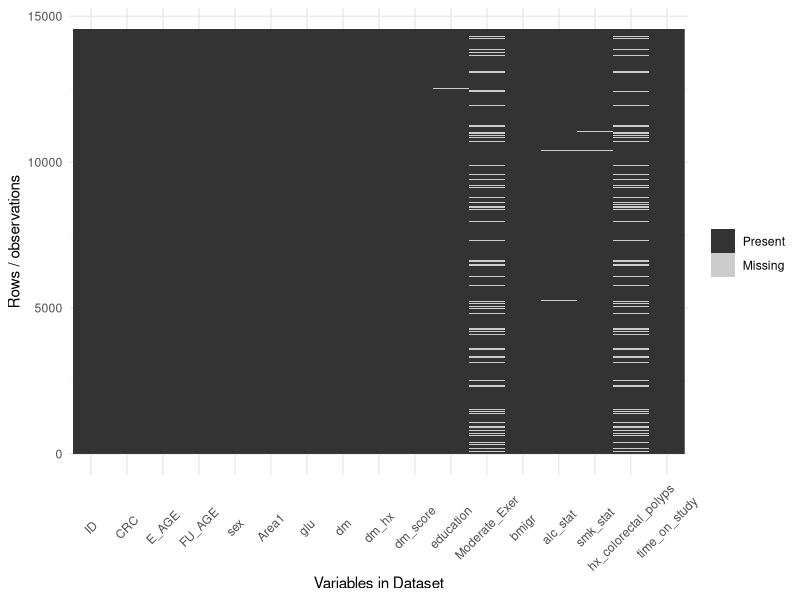
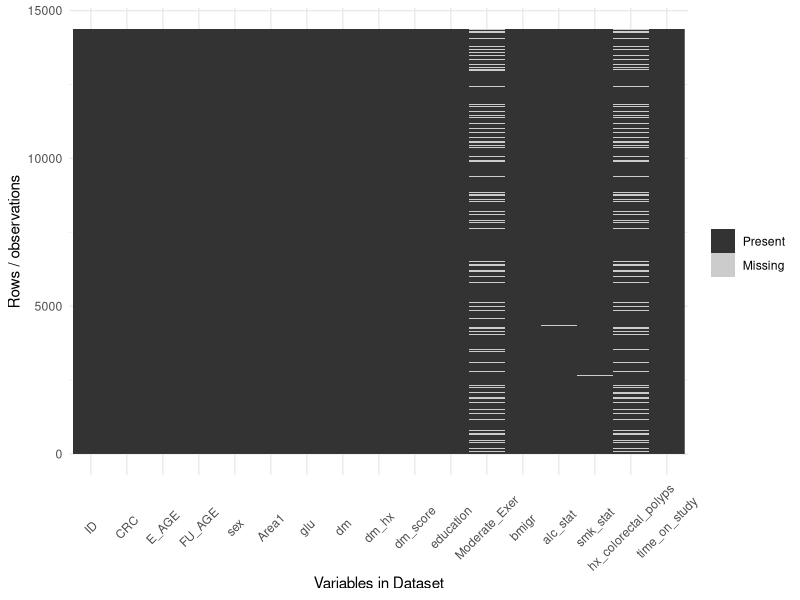
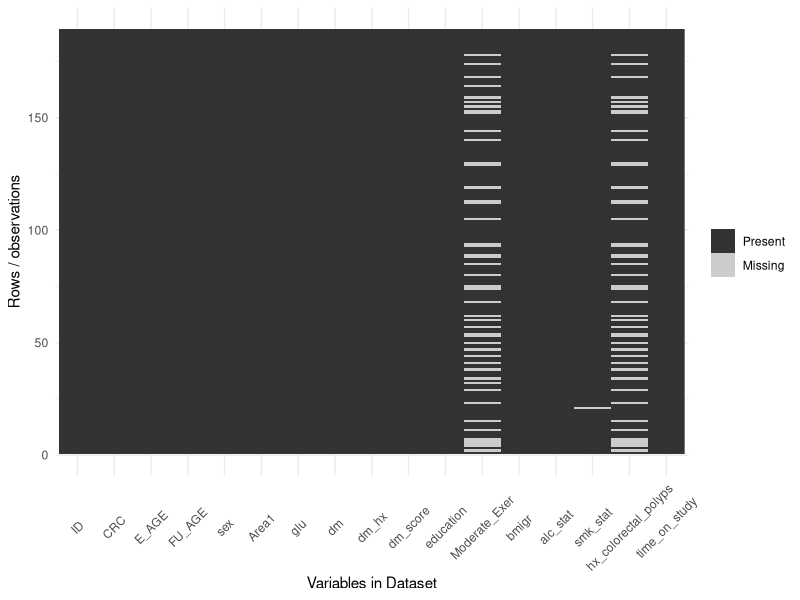
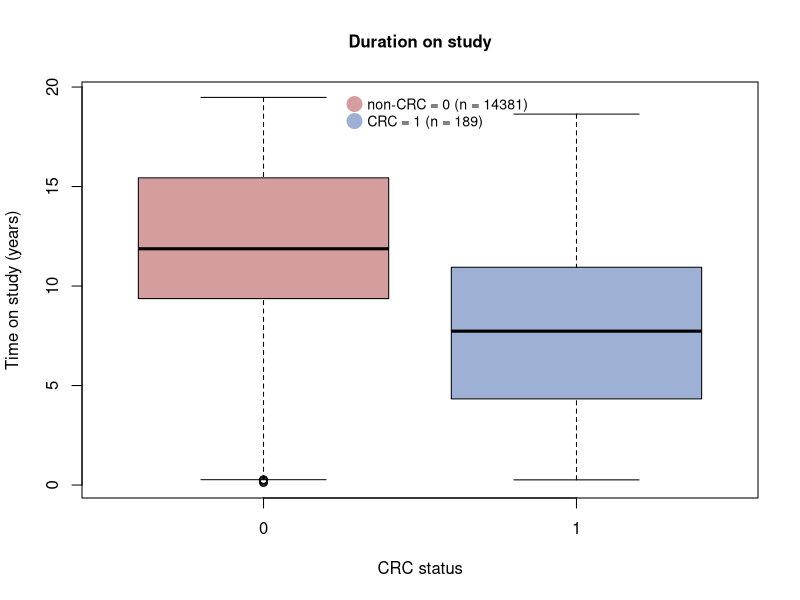

R code for these plots, in order:
library(dplyr)
library(caret)
library(ggplot2)

### Set up data ----------------------------------------------------------------
data = read.csv("datasets/KMCC DM CRC.csv")

# setting factor variables
var_ind = c(2,5,6,8,9,10,11,12,13,14,15,16)
for(i in 1:length(var_ind)){
  data[,var_ind[i]] = as.factor(data[,var_ind[i]])
}
new_data = data
miss_var_ind = c(11,12,14,15,16)
# if certain column values = 6 or 9, then replace the value with an NA
new_data[, miss_var_ind][new_data[,miss_var_ind] == 6 | 
                           new_data[,miss_var_ind] == 9] = NA
# time on study
new_data$time_on_study = data$FU_AGE - data$E_AGE

### Checking for missingness ---------------------------------------------------

ggplot_missing = function(x){
  if(!require(reshape2)){warning('you need to install reshape2')} 
  require(reshape2)
  require(ggplot2)
  # This function produces a plot of the missing data pattern
  # in x. It is a modified version of a function in the 'neato' package
  x %>%
    is.na %>%
    melt %>% ggplot(data = .,
                    aes(x = Var2,
                        y = Var1)) +
    geom_raster(aes(fill = value)) + 
    scale_fill_grey(name = "", labels = c("Present","Missing")) + 
    theme_minimal() +
    theme(axis.text.x = element_text(angle=45, vjust=0.5)) + 
    labs(x = "Variables in Dataset",
         y = "Rows / observations")
} 
ggplot_missing(new_data) # Moderate_Exer and hx_colorectal_polyps have majority missing
sum(is.na(new_data$Moderate_Exer)) #num of missing Moderate_Exer values = 2436
sum(is.na(new_data$hx_colorectal_polyps)) # num of missing hx values = 2277

### Summary stats --------------------------------------------------------------

not_new = new_data%>% filter(CRC == 0)
crc_new = new_data%>% filter(CRC == 1)

ggplot_missing(not_new)
ggplot_missing(crc_new)

par(cex.main=1)
boxplot(time_on_study~CRC,data=new_data,
        main="Duration on study",
        col = c(rgb(0.83, 0.62, 0.62), rgb(0.62, 0.69, 0.83)),
        xlab="CRC status", ylab="Time on study (years)")
# Add a legend
legend(1.25, 20,legend = c("non-CRC = 0 (n = 14381)","CRC = 1 (n = 189)") , 
       col = c(rgb(0.83, 0.62, 0.62), rgb(0.62, 0.69, 0.83)), 
       bty = "n", pch=20 , pt.cex = 3, cex = 0.85, 
       horiz = FALSE, inset = c(0.03, 0.1))

### Graphs and figures of our analyzed data ------------------------------------

# remove observations with missing values
me_miss_ind = which(is.na(new_data$Moderate_Exer))
hx_miss_ind = which(is.na(new_data$hx_colorectal_polyps))
ed_miss_ind = which(is.na(new_data$education))
alc_miss_ind = which(is.na(new_data$alc_stat))
smk_miss_ind = which(is.na(new_data$smk_stat))
all_miss_ind = unique(c(me_miss_ind, hx_miss_ind, 
                        ed_miss_ind, alc_miss_ind, smk_miss_ind))
all_missing_data = new_data[all_miss_ind,]

# finalized dataset we are working with for modeling
remain_data = (new_data[-all_miss_ind,])[,-1]
remain0_data = remain_data %>% filter(CRC == 0)
remain1_data = remain_data %>% filter(CRC == 1)
